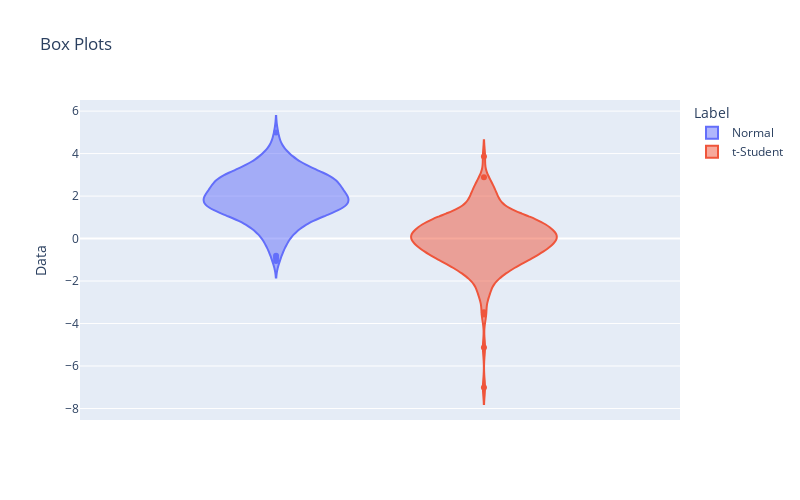

Notebook code for this chart:
### Markdown cell above
1. Create a simple violin plot comparing the two samples by using the function `violin`. Make sure you pass the argument `color` to differentiate the samples

### Code cell
fig = px.violin(df, y="Data", 
                color="Label",
                height = 500, width = 800,
                title='Box Plots')
fig.show()

### Figure 1 — Plotly figure (JSON) as saved in the notebook; plotly's stock layout.template omitted (floating-point values rounded to 4 significant figures; data arrays with more than 128 entries replaced by an {"elided": "..."} marker saying what was removed)
{"data": [{"alignmentgroup": "True", "box": {"visible": false}, "hovertemplate": "Label=Normal<br>Data=%{y}<extra></extra>", "legendgroup": "Normal", "marker": {"color": "#636efa"}, "name": "Normal", "offsetgroup": "Normal", "orientation": "v", "scalegroup": "True", "showlegend": true, "type": "violin", "x0": " ", "xaxis": "x", "y": {"elided": "200 float values"}, "y0": " ", "yaxis": "y"}, {"alignmentgroup": "True", "box": {"visible": false}, "hovertemplate": "Label=t-Student<br>Data=%{y}<extra></extra>", "legendgroup": "t-Student", "marker": {"color": "#EF553B"}, "name": "t-Student", "offsetgroup": "t-Student", "orientation": "v", "scalegroup": "True", "showlegend": true, "type": "violin", "x0": " ", "xaxis": "x", "y": {"elided": "200 float values"}, "y0": " ", "yaxis": "y"}], "layout": {"height": 500, "legend": {"title": {"text": "Label"}, "tracegroupgap": 0}, "title": {"text": "Box Plots"}, "violinmode": "group", "width": 800, "xaxis": {"anchor": "y", "domain": [0, 1]}, "yaxis": {"anchor": "x", "domain": [0, 1], "title": {"text": "Data"}}}}
